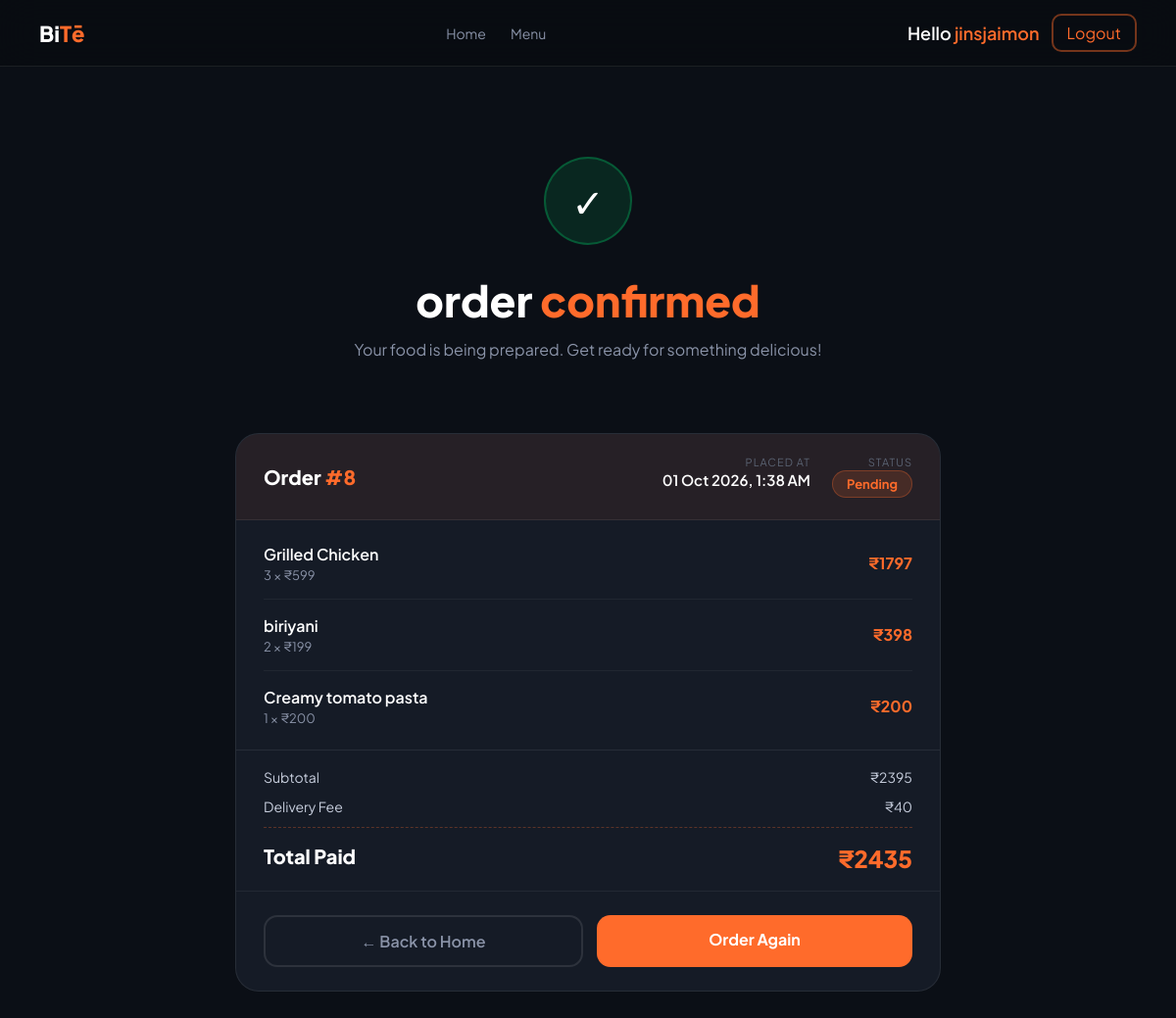
The app's page /order/8/success/ (signed in) with its own data.
### menu/models.py (models this page shows, shortened)
class Order(models.Model):
    STATUS_CHOICES = [
        ('pending',    'Pending'),
        ('processing', 'Processing'),
        ('delivered',  'Delivered'),
        ('cancelled',  'Cancelled'),
    ]
    user         = models.ForeignKey(User, on_delete=models.CASCADE)
    created_at   = models.DateTimeField(auto_now_add=True)
    subtotal     = models.DecimalField(max_digits=8, decimal_places=2)
    delivery_fee = models.DecimalField(max_digits=6, decimal_places=2, default=40)
    total        = models.DecimalField(max_digits=8, decimal_places=2)
    status       = models.CharField(max_length=20, choices=STATUS_CHOICES, default='pending')
    class Meta:
        ordering = ['-created_at']

class OrderItem(models.Model):
    order    = models.ForeignKey(Order, on_delete=models.CASCADE, related_name='items')
    food     = models.ForeignKey(FoodItem, on_delete=models.CASCADE)
    quantity = models.PositiveIntegerField()
    price    = models.DecimalField(max_digits=6, decimal_places=2)   # price snapshot
    def subtotal(self):
        return self.price * self.quantity

class FoodItem(models.Model):
    name = models.CharField(max_length=100)
    price = models.DecimalField(max_digits=6, decimal_places=2)
    image = models.ImageField(upload_to='foods/')

### menu/views.py (the view)
# urls.py: path('order/<int:order_id>/success/', OrderSuccessView.as_view(), name='order_success'),
class OrderSuccessView(View):
    def get(self, request, order_id):
        if not request.user.is_authenticated:
            return redirect("signin")
        order = Order.objects.prefetch_related('items__food').get(
            id=order_id, user=request.user
        )
        return render(request, "order_success.html", {"order": order})

### menu/templates/order_success.html (shortened to what this page needs)
{% load static %}
<!DOCTYPE html>
<html lang="en">
<head>
</head>
<body>
    <nav class="nav">
        <div class="nav-logo">
            <a href="{% url 'home' %}" style="text-decoration:none;color:inherit;">Bi<span>Tē</span></a>
        </div>
        <ul class="nav-links">
            <li><a href="{% url 'home' %}">Home</a></li>
            <li><a href="{% url 'menu' %}">Menu</a></li>
        </ul>
        <div class="nav-right">
            {% if user.is_authenticated %}
            <div class="user-name">Hello <span>{{ user.username }}</span></div>
            <a href="{% url 'logout' %}" class="logout-btn">Logout</a>
            {% endif %}
        </div>
    </nav>
    <div class="container">
        <div class="success-hero">
            <div class="success-icon">✓</div>
            <h1>order <span>confirmed</span></h1>
            <p>Your food is being prepared. Get ready for something delicious!</p>
        </div>
        <div class="order-card">
            <div class="card-head">
                <div class="order-id">Order <span>#{{ order.id }}</span></div>
                <div class="order-meta">
                    <div class="meta-item">
                        <div class="meta-label">Placed at</div>
                        <div class="meta-value">{{ order.created_at|date:"d M Y, g:i A" }}</div>
                    </div>
                    <div class="meta-item">
                        <div class="meta-label">Status</div>
                        <div class="meta-value">
                            <span class="status-badge">{{ order.status }}</span>
                        </div>
                    </div>
                </div>
            </div>
            <div class="card-items">
                {% for item in order.items.all %}
                <div class="item-row">
                    <div class="item-left">
                        <div class="item-name">{{ item.food.name }}</div>
                        <div class="item-qty">{{ item.quantity }} × ₹{{ item.price|floatformat:0 }}</div>
                    </div>
                    <div class="item-right">₹{{ item.subtotal|floatformat:0 }}</div>
                </div>
                {% endfor %}
            </div>
            <div class="card-totals">
                <div class="total-row">
                    <span>Subtotal</span>
                    <span>₹{{ order.subtotal|floatformat:0 }}</span>
                </div>
                <div class="total-row">
                    <span>Delivery Fee</span>
                    <span>₹{{ order.delivery_fee|floatformat:0 }}</span>
                </div>
                <div class="grand-row">
                    <span class="grand-label">Total Paid</span>
                    <span class="grand-amount">₹{{ order.total|floatformat:0 }}</span>
                </div>
            </div>
            <div class="card-actions">
                <a href="{% url 'home' %}" class="btn-home">← Back to Home</a>
                <a href="{% url 'menu' %}" class="btn-menu">Order Again</a>
            </div>
        </div>
    </div>
</body>
</html>

### menu/templates/order_success.html (style rules this page uses)
* { margin: 0; padding: 0; box-sizing: border-box; }
body { font-family: 'Plus Jakarta Sans', sans-serif; background: #0b0f16; color: #fff; overflow-x: hidden; }
.nav { position: fixed; top: 0; left: 0; right: 0; height: 68px; display: flex; align-items: center; justify-content: space-between; padding: 0 40px; background: rgba(8, 11, 16, 0.6); backdrop-filter: blur(20px); border-bottom: 1px solid rgba(255, 255, 255, 0.08); z-index: 100; }
.nav-logo { font-size: 22px; font-weight: 800; }
.nav-logo span { color: #ff6b2b; }
.nav-links { display: flex; gap: 25px; list-style: none; }
.nav-links a { text-decoration: none; color: #8A93A8; font-size: 14px; transition: 0.3s; }
.nav-right { display: flex; align-items: center; gap: 12px; }
.logout-btn { padding: 7px 14px; border-radius: 10px; border: 2px solid #ff6b2b70; background: transparent; color: #ff6b2b; cursor: pointer; transition: 0.3s; text-decoration: none; }
.user-name { font-size: 18px; font-weight: 600; }
.user-name span { color: #ff6b2b; }
.container { max-width: 760px; margin: auto; padding: 110px 20px 80px; }
.success-hero { text-align: center; padding: 50px 0 40px; }
.success-icon { width: 90px; height: 90px; background: rgba(0, 210, 106, 0.12); border: 2px solid rgba(0, 210, 106, 0.3); border-radius: 50%; display: flex; align-items: center; justify-content: center; font-size: 40px; margin: 0 auto 28px; animation: popIn 0.5s cubic-bezier(0.175, 0.885, 0.32, 1.275); }
.success-hero h1 { font-size: 44px; font-weight: 800; margin-bottom: 10px; }
.success-hero h1 span { color: #ff6b2b; }
.success-hero p { color: #8A93A8; font-size: 16px; line-height: 1.6; }
.order-card { background: #151b26; border: 1px solid rgba(255, 255, 255, 0.08); border-radius: 24px; overflow: hidden; margin-top: 32px; }
.card-head { display: flex; align-items: center; justify-content: space-between; padding: 22px 28px; background: rgba(255, 107, 43, 0.07); border-bottom: 1px solid rgba(255, 255, 255, 0.07); flex-wrap: wrap; gap: 12px; }
.order-id { font-size: 20px; font-weight: 800; }
.order-id span { color: #ff6b2b; }
.order-meta { display: flex; gap: 22px; flex-wrap: wrap; }
.meta-item { text-align: right; }
.meta-item .meta-label { font-size: 11px; color: #5a6272; text-transform: uppercase; letter-spacing: 1px; }
.meta-item .meta-value { font-size: 15px; font-weight: 600; margin-top: 2px; }
.status-badge { display: inline-block; padding: 5px 14px; border-radius: 999px; font-size: 13px; font-weight: 700; background: rgba(255, 107, 43, 0.15); color: #ff6b2b; border: 1px solid rgba(255, 107, 43, 0.3); text-transform: capitalize; }
.card-items { padding: 8px 28px; }
.item-row { display: flex; align-items: center; justify-content: space-between; padding: 16px 0; border-bottom: 1px solid rgba(255, 255, 255, 0.05); }
.item-row:last-child { border-bottom: none; }
.item-left .item-name { font-size: 16px; font-weight: 600; }
.item-left .item-qty { font-size: 13px; color: #8A93A8; margin-top: 3px; }
.item-right { font-size: 16px; font-weight: 700; color: #ff6b2b; }
.card-totals { padding: 18px 28px; border-top: 1px solid rgba(255, 255, 255, 0.08); }
.total-row { display: flex; justify-content: space-between; color: #c7cedd; font-size: 14px; margin-bottom: 12px; }
.grand-row { display: flex; justify-content: space-between; padding-top: 16px; border-top: 1px dashed rgba(255, 107, 43, 0.3); margin-top: 4px; }
.grand-row .grand-label { font-size: 20px; font-weight: 800; }
.grand-row .grand-amount { font-size: 24px; font-weight: 800; color: #ff6b2b; }
.card-actions { display: flex; gap: 14px; padding: 24px 28px; border-top: 1px solid rgba(255, 255, 255, 0.06); }
.btn-menu { flex: 1; display: block; padding: 14px; border-radius: 14px; background: #ff6b2b; color: #fff; text-decoration: none; font-size: 16px; font-weight: 700; text-align: center; transition: 0.3s; }
.btn-home { flex: 1; display: block; padding: 14px; border-radius: 14px; border: 2px solid rgba(255, 255, 255, 0.1); color: #8A93A8; text-decoration: none; font-size: 16px; font-weight: 600; text-align: center; transition: 0.3s; }

### records on screen
Order: id "8", created_at "01 Oct 2026, 1:38 AM", status "Pending", subtotal "2395", delivery_fee "40", total "2435"
OrderItem: food.name "Grilled Chicken", quantity "3", price "599", subtotal "1797"
OrderItem: food.name "biriyani", quantity "2", price "199", subtotal "398"
OrderItem: food.name "Creamy tomato pasta", quantity "1", price "200", subtotal "200"

### other values on screen
{{ user.username }} "jinsjaimon"
